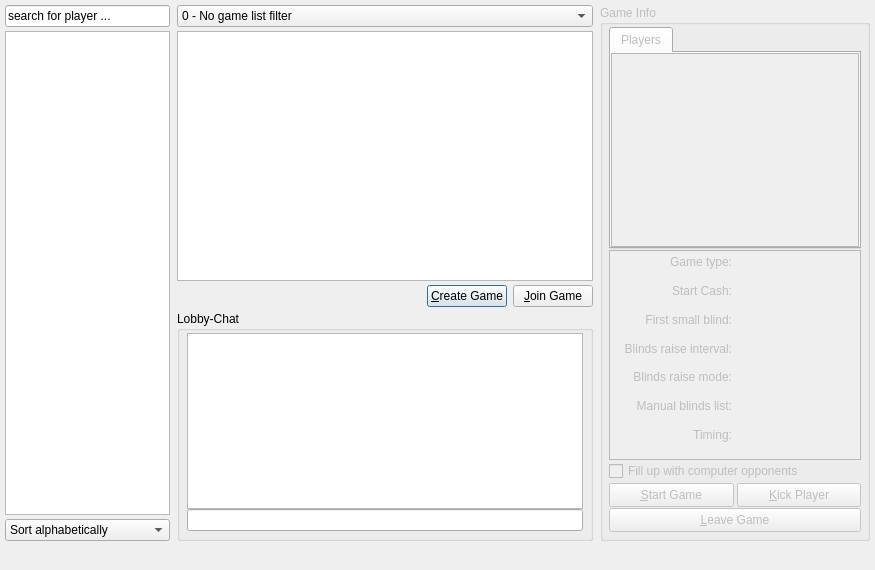
<?xml version="1.0" encoding="UTF-8"?>
<ui version="4.0">
 <class>gameLobbyDialog</class>
 <widget class="QDialog" name="gameLobbyDialog">
  <property name="geometry">
   <rect>
    <x>0</x>
    <y>0</y>
    <width>875</width>
    <height>570</height>
   </rect>
  </property>
  <property name="minimumSize">
   <size>
    <width>875</width>
    <height>570</height>
   </size>
  </property>
  <property name="windowTitle">
   <string>TEAM POKER® LOBBY</string>
  </property>
  <layout class="QGridLayout" name="gridLayout_2">
   <property name="leftMargin">
    <number>5</number>
   </property>
   <property name="topMargin">
    <number>5</number>
   </property>
   <property name="rightMargin">
    <number>5</number>
   </property>
   <property name="bottomMargin">
    <number>5</number>
   </property>
   <property name="horizontalSpacing">
    <number>7</number>
   </property>
   <property name="verticalSpacing">
    <number>4</number>
   </property>
   <item row="0" column="0">
    <widget class="QLineEdit" name="lineEdit_searchForPlayers">
     <property name="sizePolicy">
      <sizepolicy hsizetype="Fixed" vsizetype="Fixed">
       <horstretch>0</horstretch>
       <verstretch>0</verstretch>
      </sizepolicy>
     </property>
     <property name="minimumSize">
      <size>
       <width>165</width>
       <height>0</height>
      </size>
     </property>
     <property name="maximumSize">
      <size>
       <width>165</width>
       <height>16777215</height>
      </size>
     </property>
     <property name="text">
      <string>search for player ...</string>
     </property>
    </widget>
   </item>
   <item row="0" column="1">
    <widget class="QComboBox" name="comboBox_gameListFilter">
     <item>
      <property name="text">
       <string>0 - No game list filter</string>
      </property>
     </item>
     <item>
      <property name="text">
       <string>1 - Show open games</string>
      </property>
     </item>
     <item>
      <property name="text">
       <string>2 - Show open &amp; non-full games</string>
      </property>
     </item>
     <item>
      <property name="text">
       <string>3 - Show open &amp; non-full &amp; non-private games</string>
      </property>
     </item>
     <item>
      <property name="text">
       <string>4 - Show open &amp; non-full &amp; private games</string>
      </property>
     </item>
     <item>
      <property name="text">
       <string>5 - Show open &amp; non-full &amp; ranking games</string>
      </property>
     </item>
    </widget>
   </item>
   <item row="5" column="0" colspan="3">
    <layout class="QHBoxLayout">
     <item>
      <widget class="QLabel" name="label_connectedPlayersCounter">
       <property name="text">
        <string/>
       </property>
      </widget>
     </item>
     <item>
      <widget class="QLabel" name="label_runningGamesCounter">
       <property name="text">
        <string/>
       </property>
      </widget>
     </item>
     <item>
      <widget class="QLabel" name="label_openGamesCounter">
       <property name="sizePolicy">
        <sizepolicy hsizetype="MinimumExpanding" vsizetype="Preferred">
         <horstretch>0</horstretch>
         <verstretch>0</verstretch>
        </sizepolicy>
       </property>
       <property name="text">
        <string/>
       </property>
      </widget>
     </item>
     <item>
      <spacer name="horizontalSpacer">
       <property name="orientation">
        <enum>Qt::Horizontal</enum>
       </property>
       <property name="sizeType">
        <enum>QSizePolicy::Expanding</enum>
       </property>
       <property name="sizeHint" stdset="0">
        <size>
         <width>20</width>
         <height>20</height>
        </size>
       </property>
      </spacer>
     </item>
     <item>
      <widget class="QLabel" name="label_rankings">
       <property name="openExternalLinks">
        <bool>true</bool>
       </property>
      </widget>
     </item>
     <item>
      <spacer name="horizontalSpacer_2">
       <property name="orientation">
        <enum>Qt::Horizontal</enum>
       </property>
       <property name="sizeType">
        <enum>QSizePolicy::Expanding</enum>
       </property>
       <property name="sizeHint" stdset="0">
        <size>
         <width>20</width>
         <height>20</height>
        </size>
       </property>
      </spacer>
     </item>
     <item>
      <widget class="QLabel" name="label_pokerthDotNet">
       <property name="openExternalLinks">
        <bool>true</bool>
       </property>
      </widget>
     </item>
    </layout>
   </item>
   <item row="1" column="1">
    <widget class="QTreeView" name="treeView_GameList">
     <property name="minimumSize">
      <size>
       <width>400</width>
       <height>0</height>
      </size>
     </property>
     <property name="contextMenuPolicy">
      <enum>Qt::CustomContextMenu</enum>
     </property>
     <property name="horizontalScrollBarPolicy">
      <enum>Qt::ScrollBarAlwaysOff</enum>
     </property>
     <property name="editTriggers">
      <set>QAbstractItemView::NoEditTriggers</set>
     </property>
     <property name="showDropIndicator" stdset="0">
      <bool>false</bool>
     </property>
     <property name="indentation">
      <number>5</number>
     </property>
     <property name="rootIsDecorated">
      <bool>false</bool>
     </property>
     <property name="sortingEnabled">
      <bool>true</bool>
     </property>
    </widget>
   </item>
   <item row="2" column="1">
    <layout class="QHBoxLayout">
     <property name="spacing">
      <number>6</number>
     </property>
     <property name="leftMargin">
      <number>0</number>
     </property>
     <property name="topMargin">
      <number>0</number>
     </property>
     <property name="rightMargin">
      <number>0</number>
     </property>
     <property name="bottomMargin">
      <number>0</number>
     </property>
     <item>
      <widget class="QLabel" name="label_spectate">
       <property name="openExternalLinks">
        <bool>true</bool>
       </property>
      </widget>
     </item>
     <item>
      <spacer>
       <property name="orientation">
        <enum>Qt::Horizontal</enum>
       </property>
       <property name="sizeType">
        <enum>QSizePolicy::Expanding</enum>
       </property>
       <property name="sizeHint" stdset="0">
        <size>
         <width>181</width>
         <height>20</height>
        </size>
       </property>
      </spacer>
     </item>
     <item>
      <widget class="QPushButton" name="pushButton_CreateGame">
       <property name="text">
        <string>&amp;Create Game</string>
       </property>
       <property name="icon">
        <iconset resource="resources/pokerth.qrc">
         <normaloff>:/gfx/list_add.png</normaloff>:/gfx/list_add.png</iconset>
       </property>
      </widget>
     </item>
     <item>
      <widget class="QPushButton" name="pushButton_JoinGame">
       <property name="text">
        <string>&amp;Join Game</string>
       </property>
       <property name="icon">
        <iconset resource="resources/pokerth.qrc">
         <normaloff>:/gfx/go-next-view.png</normaloff>:/gfx/go-next-view.png</iconset>
       </property>
      </widget>
     </item>
    </layout>
   </item>
   <item row="3" column="1" rowspan="2">
    <widget class="QGroupBox" name="groupBox_lobbyChat">
     <property name="minimumSize">
      <size>
       <width>400</width>
       <height>223</height>
      </size>
     </property>
     <property name="maximumSize">
      <size>
       <width>16777215</width>
       <height>230</height>
      </size>
     </property>
     <property name="title">
      <string>Lobby-Chat</string>
     </property>
     <layout class="QGridLayout">
      <property name="leftMargin">
       <number>7</number>
      </property>
      <property name="topMargin">
       <number>2</number>
      </property>
      <property name="rightMargin">
       <number>7</number>
      </property>
      <property name="bottomMargin">
       <number>7</number>
      </property>
      <property name="spacing">
       <number>0</number>
      </property>
      <item row="0" column="0">
       <widget class="QTextBrowser" name="textBrowser_ChatDisplay">
        <property name="openExternalLinks">
         <bool>true</bool>
        </property>
       </widget>
      </item>
      <item row="1" column="0">
       <widget class="QLineEdit" name="lineEdit_ChatInput"/>
      </item>
     </layout>
    </widget>
   </item>
   <item row="4" column="0">
    <widget class="QComboBox" name="comboBox_nickListFilter">
     <item>
      <property name="text">
       <string>Sort alphabetically</string>
      </property>
     </item>
     <item>
      <property name="text">
       <string>Sort by country</string>
      </property>
     </item>
     <item>
      <property name="text">
       <string>Display idle players</string>
      </property>
     </item>
    </widget>
   </item>
   <item row="1" column="0" rowspan="3">
    <widget class="QTreeView" name="treeView_NickList">
     <property name="sizePolicy">
      <sizepolicy hsizetype="Fixed" vsizetype="Expanding">
       <horstretch>0</horstretch>
       <verstretch>0</verstretch>
      </sizepolicy>
     </property>
     <property name="minimumSize">
      <size>
       <width>165</width>
       <height>0</height>
      </size>
     </property>
     <property name="maximumSize">
      <size>
       <width>165</width>
       <height>16777215</height>
      </size>
     </property>
     <property name="contextMenuPolicy">
      <enum>Qt::CustomContextMenu</enum>
     </property>
     <property name="editTriggers">
      <set>QAbstractItemView::NoEditTriggers</set>
     </property>
     <property name="rootIsDecorated">
      <bool>false</bool>
     </property>
     <property name="sortingEnabled">
      <bool>true</bool>
     </property>
    </widget>
   </item>
   <item row="0" column="2" rowspan="5">
    <widget class="QGroupBox" name="groupBox_GameInfo">
     <property name="enabled">
      <bool>false</bool>
     </property>
     <property name="sizePolicy">
      <sizepolicy hsizetype="Expanding" vsizetype="Expanding">
       <horstretch>0</horstretch>
       <verstretch>0</verstretch>
      </sizepolicy>
     </property>
     <property name="minimumSize">
      <size>
       <width>270</width>
       <height>0</height>
      </size>
     </property>
     <property name="maximumSize">
      <size>
       <width>270</width>
       <height>16777215</height>
      </size>
     </property>
     <property name="title">
      <string>Game Info</string>
     </property>
     <layout class="QGridLayout" name="gridLayout_4">
      <property name="leftMargin">
       <number>6</number>
      </property>
      <property name="topMargin">
       <number>2</number>
      </property>
      <property name="rightMargin">
       <number>6</number>
      </property>
      <property name="bottomMargin">
       <number>6</number>
      </property>
      <property name="horizontalSpacing">
       <number>0</number>
      </property>
      <property name="verticalSpacing">
       <number>1</number>
      </property>
      <item row="0" column="0">
       <widget class="QTabWidget" name="tabWidget_playerSpectators">
        <property name="currentIndex">
         <number>0</number>
        </property>
        <widget class="QWidget" name="tab_players">
         <attribute name="title">
          <string>Players</string>
         </attribute>
         <layout class="QGridLayout" name="gridLayout_3">
          <property name="leftMargin">
           <number>0</number>
          </property>
          <property name="topMargin">
           <number>0</number>
          </property>
          <property name="rightMargin">
           <number>0</number>
          </property>
          <property name="bottomMargin">
           <number>0</number>
          </property>
          <property name="spacing">
           <number>0</number>
          </property>
          <item row="0" column="0">
           <widget class="QTreeWidget" name="treeWidget_connectedPlayers">
            <property name="minimumSize">
             <size>
              <width>221</width>
              <height>100</height>
             </size>
            </property>
            <property name="contextMenuPolicy">
             <enum>Qt::CustomContextMenu</enum>
            </property>
            <property name="midLineWidth">
             <number>1</number>
            </property>
            <property name="iconSize">
             <size>
              <width>25</width>
              <height>26</height>
             </size>
            </property>
            <property name="indentation">
             <number>15</number>
            </property>
            <attribute name="headerVisible">
             <bool>false</bool>
            </attribute>
            <column>
             <property name="text">
              <string>Connected Players</string>
             </property>
            </column>
           </widget>
          </item>
         </layout>
        </widget>
        <!--<widget class="QWidget" name="tab_spectators">
         <attribute name="title">
          <string>Spectators</string>
         </attribute>
         <layout class="QGridLayout" name="gridLayout_5">
          <property name="leftMargin">
           <number>0</number>
          </property>
          <property name="topMargin">
           <number>0</number>
          </property>
          <property name="rightMargin">
           <number>0</number>
          </property>
          <property name="bottomMargin">
           <number>0</number>
          </property>
          <property name="spacing">
           <number>0</number>
          </property>
          <item row="0" column="0">
           <widget class="QTreeWidget" name="treeWidget_connectedSpectators">
            <attribute name="headerVisible">
             <bool>false</bool>
            </attribute>
            <column>
             <property name="text">
              <string notr="true">1</string>
             </property>
            </column>
           </widget>
          </item>
         </layout>
        </widget>-->
       </widget>
      </item>
      <item row="1" column="0">
       <widget class="QScrollArea" name="scrollArea_gameInfos">
        <property name="minimumSize">
         <size>
          <width>252</width>
          <height>174</height>
         </size>
        </property>
        <property name="widgetResizable">
         <bool>true</bool>
        </property>
        <widget class="QWidget" name="scrollAreaWidgetContents">
         <property name="geometry">
          <rect>
           <x>0</x>
           <y>0</y>
           <width>250</width>
           <height>200</height>
          </rect>
         </property>
         <layout class="QGridLayout" name="gridLayout1">
          <property name="leftMargin">
           <number>4</number>
          </property>
          <property name="topMargin">
           <number>4</number>
          </property>
          <property name="rightMargin">
           <number>4</number>
          </property>
          <property name="bottomMargin">
           <number>4</number>
          </property>
          <property name="horizontalSpacing">
           <number>6</number>
          </property>
          <property name="verticalSpacing">
           <number>2</number>
          </property>
          <item row="0" column="0">
           <widget class="QLabel" name="label_gameType">
            <property name="text">
             <string>Game type:</string>
            </property>
            <property name="alignment">
             <set>Qt::AlignRight|Qt::AlignTop|Qt::AlignTrailing</set>
            </property>
            <property name="wordWrap">
             <bool>true</bool>
            </property>
           </widget>
          </item>
          <item row="0" column="1">
           <layout class="QHBoxLayout" name="horizontalLayout">
            <item>
             <widget class="QLabel" name="label_typeIcon">
              <property name="minimumSize">
               <size>
                <width>16</width>
                <height>16</height>
               </size>
              </property>
              <property name="maximumSize">
               <size>
                <width>16</width>
                <height>16777215</height>
               </size>
              </property>
              <property name="alignment">
               <set>Qt::AlignRight|Qt::AlignTop|Qt::AlignTrailing</set>
              </property>
             </widget>
            </item>
            <item>
             <widget class="QLabel" name="label_typeText">
              <property name="text">
               <string/>
              </property>
              <property name="alignment">
               <set>Qt::AlignLeading|Qt::AlignLeft|Qt::AlignTop</set>
              </property>
              <property name="wordWrap">
               <bool>true</bool>
              </property>
             </widget>
            </item>
           </layout>
          </item>
          <item row="1" column="0">
           <widget class="QLabel" name="label_gameDesc2">
            <property name="text">
             <string>Start Cash:</string>
            </property>
            <property name="alignment">
             <set>Qt::AlignRight|Qt::AlignTop|Qt::AlignTrailing</set>
            </property>
            <property name="wordWrap">
             <bool>true</bool>
            </property>
           </widget>
          </item>
          <item row="1" column="1">
           <widget class="QLabel" name="label_StartCash">
            <property name="styleSheet">
             <string notr="true">QLabel { color:rgb(0, 0, 255); }</string>
            </property>
            <property name="alignment">
             <set>Qt::AlignLeading|Qt::AlignLeft|Qt::AlignTop</set>
            </property>
            <property name="wordWrap">
             <bool>true</bool>
            </property>
           </widget>
          </item>
          <item row="2" column="0">
           <widget class="QLabel" name="label_gameDesc3">
            <property name="text">
             <string>First small blind:</string>
            </property>
            <property name="alignment">
             <set>Qt::AlignRight|Qt::AlignTop|Qt::AlignTrailing</set>
            </property>
            <property name="wordWrap">
             <bool>true</bool>
            </property>
           </widget>
          </item>
          <item row="2" column="1">
           <widget class="QLabel" name="label_SmallBlind">
            <property name="styleSheet">
             <string notr="true">QLabel { color:rgb(0, 0, 255); }</string>
            </property>
            <property name="alignment">
             <set>Qt::AlignLeading|Qt::AlignLeft|Qt::AlignTop</set>
            </property>
            <property name="wordWrap">
             <bool>true</bool>
            </property>
           </widget>
          </item>
          <item row="3" column="0">
           <widget class="QLabel" name="label_gameDesc4">
            <property name="text">
             <string>Blinds raise interval:</string>
            </property>
            <property name="alignment">
             <set>Qt::AlignRight|Qt::AlignTop|Qt::AlignTrailing</set>
            </property>
            <property name="wordWrap">
             <bool>true</bool>
            </property>
           </widget>
          </item>
          <item row="3" column="1">
           <widget class="QLabel" name="label_blindsRaiseIntervall">
            <property name="styleSheet">
             <string notr="true">QLabel { color:rgb(0, 0, 255); }</string>
            </property>
            <property name="alignment">
             <set>Qt::AlignLeading|Qt::AlignLeft|Qt::AlignTop</set>
            </property>
            <property name="wordWrap">
             <bool>true</bool>
            </property>
           </widget>
          </item>
          <item row="4" column="0">
           <widget class="QLabel" name="label_gameDesc5">
            <property name="text">
             <string>Blinds raise mode:</string>
            </property>
            <property name="alignment">
             <set>Qt::AlignRight|Qt::AlignTop|Qt::AlignTrailing</set>
            </property>
            <property name="wordWrap">
             <bool>true</bool>
            </property>
           </widget>
          </item>
          <item row="4" column="1">
           <widget class="QLabel" name="label_blindsRaiseMode">
            <property name="styleSheet">
             <string notr="true">QLabel { color:rgb(0, 0, 255); }</string>
            </property>
            <property name="text">
             <string/>
            </property>
            <property name="alignment">
             <set>Qt::AlignLeading|Qt::AlignLeft|Qt::AlignTop</set>
            </property>
            <property name="wordWrap">
             <bool>true</bool>
            </property>
           </widget>
          </item>
          <item row="5" column="0">
           <widget class="QLabel" name="label_gameDesc6">
            <property name="text">
             <string>Manual blinds list:</string>
            </property>
            <property name="alignment">
             <set>Qt::AlignRight|Qt::AlignTop|Qt::AlignTrailing</set>
            </property>
            <property name="wordWrap">
             <bool>true</bool>
            </property>
           </widget>
          </item>
          <item row="5" column="1">
           <widget class="QLabel" name="label_blindsList">
            <property name="styleSheet">
             <string notr="true">QLabel { color:rgb(0, 0, 255); }</string>
            </property>
            <property name="text">
             <string/>
            </property>
            <property name="alignment">
             <set>Qt::AlignLeading|Qt::AlignLeft|Qt::AlignTop</set>
            </property>
            <property name="wordWrap">
             <bool>true</bool>
            </property>
           </widget>
          </item>
          <item row="6" column="0">
           <widget class="QLabel" name="label_gameDesc7">
            <property name="text">
             <string>Timing:</string>
            </property>
            <property name="alignment">
             <set>Qt::AlignRight|Qt::AlignTop|Qt::AlignTrailing</set>
            </property>
            <property name="wordWrap">
             <bool>true</bool>
            </property>
           </widget>
          </item>
          <item row="6" column="1">
           <widget class="QLabel" name="label_GameTiming">
            <property name="styleSheet">
             <string notr="true">QLabel { color:rgb(0, 0, 255); }</string>
            </property>
            <property name="alignment">
             <set>Qt::AlignLeading|Qt::AlignLeft|Qt::AlignTop</set>
            </property>
            <property name="wordWrap">
             <bool>true</bool>
            </property>
           </widget>
          </item>
         </layout>
        </widget>
       </widget>
      </item>
      <item row="2" column="0">
       <layout class="QHBoxLayout" name="horizontalLayout_2">
        <item>
         <widget class="QCheckBox" name="checkBox_fillUpWithComputerOpponents">
          <property name="sizePolicy">
           <sizepolicy hsizetype="Expanding" vsizetype="Fixed">
            <horstretch>0</horstretch>
            <verstretch>0</verstretch>
           </sizepolicy>
          </property>
          <property name="text">
           <string>Fill up with computer opponents</string>
          </property>
          <property name="icon">
           <iconset resource="resources/pokerth.qrc">
            <normaloff>:/gfx/swbuttonlocalgame.png</normaloff>:/gfx/swbuttonlocalgame.png</iconset>
          </property>
         </widget>
        </item>
        <item>
         <spacer name="verticalSpacer">
          <property name="orientation">
           <enum>Qt::Vertical</enum>
          </property>
          <property name="sizeType">
           <enum>QSizePolicy::Fixed</enum>
          </property>
          <property name="sizeHint" stdset="0">
           <size>
            <width>0</width>
            <height>21</height>
           </size>
          </property>
         </spacer>
        </item>
       </layout>
      </item>
      <item row="3" column="0">
       <layout class="QHBoxLayout">
        <property name="spacing">
         <number>3</number>
        </property>
        <property name="topMargin">
         <number>0</number>
        </property>
        <property name="bottomMargin">
         <number>0</number>
        </property>
        <item>
         <widget class="QPushButton" name="pushButton_StartGame">
          <property name="enabled">
           <bool>false</bool>
          </property>
          <property name="sizePolicy">
           <sizepolicy hsizetype="Expanding" vsizetype="Fixed">
            <horstretch>0</horstretch>
            <verstretch>0</verstretch>
           </sizepolicy>
          </property>
          <property name="minimumSize">
           <size>
            <width>0</width>
            <height>24</height>
           </size>
          </property>
          <property name="maximumSize">
           <size>
            <width>16777215</width>
            <height>24</height>
           </size>
          </property>
          <property name="text">
           <string>&amp;Start Game</string>
          </property>
          <property name="icon">
           <iconset resource="resources/pokerth.qrc">
            <normaloff>:/gfx/dialog_ok_apply.png</normaloff>:/gfx/dialog_ok_apply.png</iconset>
          </property>
         </widget>
        </item>
        <item>
         <spacer name="verticalSpacer_2">
          <property name="orientation">
           <enum>Qt::Vertical</enum>
          </property>
          <property name="sizeType">
           <enum>QSizePolicy::Fixed</enum>
          </property>
          <property name="sizeHint" stdset="0">
           <size>
            <width>0</width>
            <height>24</height>
           </size>
          </property>
         </spacer>
        </item>
        <item>
         <widget class="QPushButton" name="pushButton_Kick">
          <property name="sizePolicy">
           <sizepolicy hsizetype="Expanding" vsizetype="Fixed">
            <horstretch>0</horstretch>
            <verstretch>0</verstretch>
           </sizepolicy>
          </property>
          <property name="minimumSize">
           <size>
            <width>0</width>
            <height>24</height>
           </size>
          </property>
          <property name="maximumSize">
           <size>
            <width>16777215</width>
            <height>24</height>
           </size>
          </property>
          <property name="text">
           <string>&amp;Kick Player</string>
          </property>
          <property name="icon">
           <iconset resource="resources/pokerth.qrc">
            <normaloff>:/gfx/list-remove.png</normaloff>:/gfx/list-remove.png</iconset>
          </property>
         </widget>
        </item>
       </layout>
      </item>
      <item row="4" column="0">
       <layout class="QHBoxLayout">
        <property name="spacing">
         <number>0</number>
        </property>
        <item>
         <spacer>
          <property name="orientation">
           <enum>Qt::Vertical</enum>
          </property>
          <property name="sizeType">
           <enum>QSizePolicy::Fixed</enum>
          </property>
          <property name="sizeHint" stdset="0">
           <size>
            <width>0</width>
            <height>24</height>
           </size>
          </property>
         </spacer>
        </item>
        <item>
         <widget class="QPushButton" name="pushButton_Leave">
          <property name="sizePolicy">
           <sizepolicy hsizetype="Expanding" vsizetype="Fixed">
            <horstretch>0</horstretch>
            <verstretch>0</verstretch>
           </sizepolicy>
          </property>
          <property name="minimumSize">
           <size>
            <width>0</width>
            <height>24</height>
           </size>
          </property>
          <property name="maximumSize">
           <size>
            <width>16777215</width>
            <height>24</height>
           </size>
          </property>
          <property name="text">
           <string>&amp;Leave Game</string>
          </property>
          <property name="icon">
           <iconset resource="resources/pokerth.qrc">
            <normaloff>:/gfx/go-previous-view.png</normaloff>:/gfx/go-previous-view.png</iconset>
          </property>
         </widget>
        </item>
       </layout>
      </item>
     </layout>
    </widget>
   </item>
  </layout>
 </widget>
 <tabstops>
  <tabstop>lineEdit_searchForPlayers</tabstop>
  <tabstop>treeView_NickList</tabstop>
  <tabstop>comboBox_nickListFilter</tabstop>
  <tabstop>comboBox_gameListFilter</tabstop>
  <tabstop>treeView_GameList</tabstop>
  <tabstop>pushButton_CreateGame</tabstop>
  <tabstop>textBrowser_ChatDisplay</tabstop>
  <tabstop>lineEdit_ChatInput</tabstop>
  <tabstop>treeWidget_connectedPlayers</tabstop>
  <tabstop>scrollArea_gameInfos</tabstop>
  <tabstop>checkBox_fillUpWithComputerOpponents</tabstop>
  <tabstop>pushButton_StartGame</tabstop>
  <tabstop>pushButton_Kick</tabstop>
  <tabstop>pushButton_Leave</tabstop>
 </tabstops>
 <resources>
  <include location="resources/pokerth.qrc"/>
 </resources>
 <connections/>
</ui>
